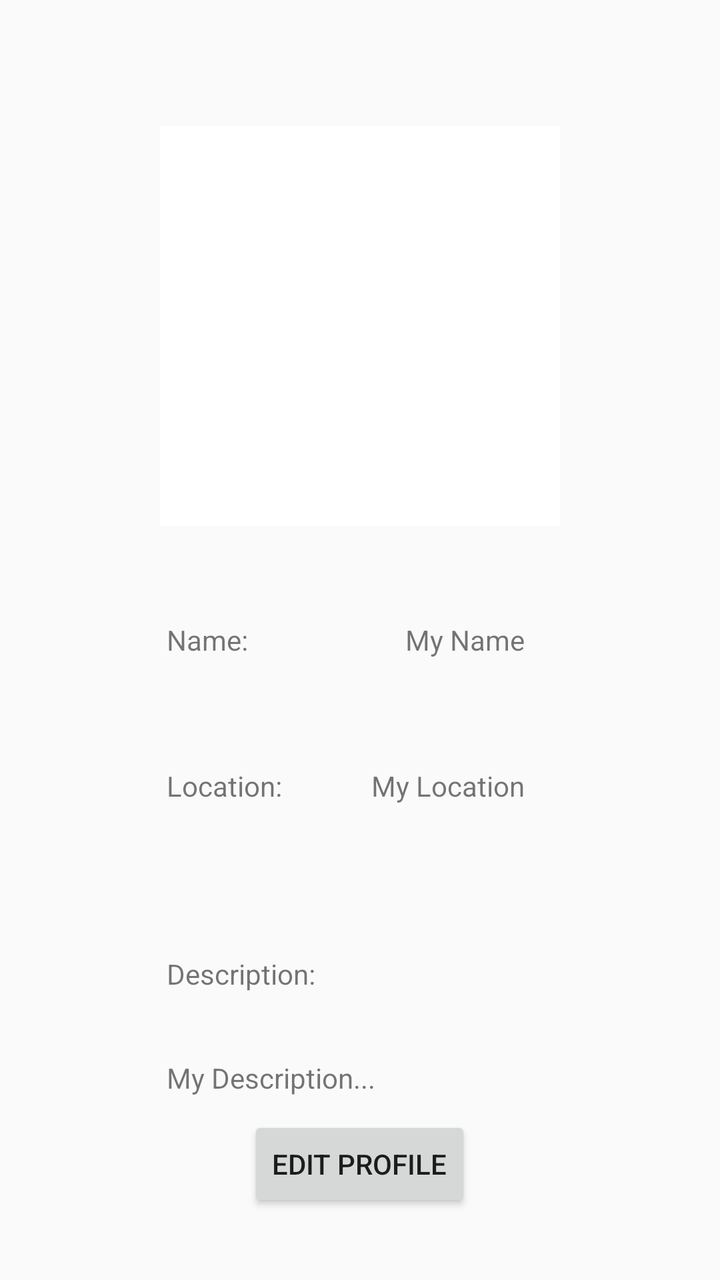
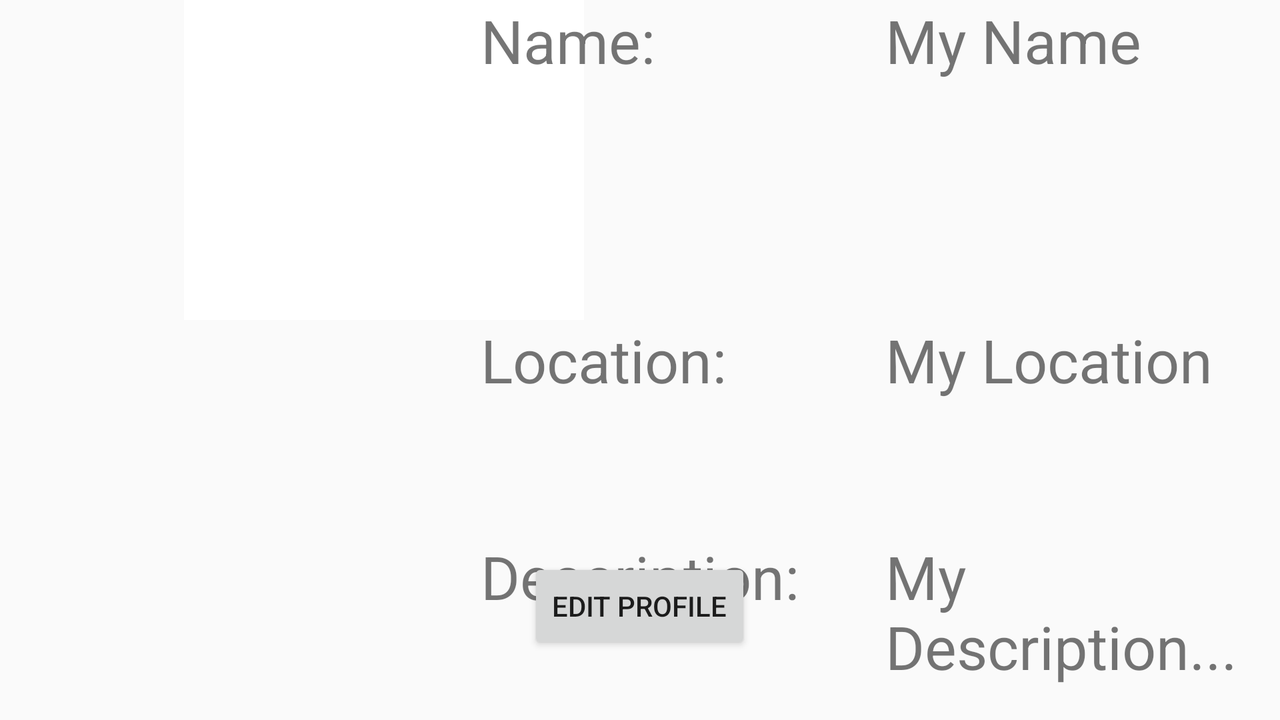

One screen, two layout resources from the same app: the default and the author's alternative for another configuration. Each is rendered where Android would select it; the XML of both is given below.
<!-- AndroidManifest.xml: application theme AppTheme -->
<!-- res/layout/activity_profile.xml -->
<?xml version="1.0" encoding="utf-8"?>
<RelativeLayout xmlns:android="http://schemas.android.com/apk/res/android"
    xmlns:app="http://schemas.android.com/apk/res-auto"
    xmlns:tools="http://schemas.android.com/tools"
    android:layout_width="match_parent"
    android:layout_height="match_parent"
    tools:context="com.unown.finalunown.ProfileActivity">


    <ImageView
        android:layout_width="200dp"
        android:layout_height="200dp"
        app:srcCompat="@android:color/background_light"
        android:id="@+id/profilePicture"
        android:layout_marginTop="63dp"
        android:layout_alignParentTop="true"
        android:layout_centerHorizontal="true" />


    <TextView
        android:id="@+id/nameLabelTextView"
        android:layout_width="wrap_content"
        android:layout_height="wrap_content"
        android:text="Name:"
        android:layout_alignBaseline="@+id/nameTextView"
        android:layout_alignBottom="@+id/nameTextView"
        android:layout_toStartOf="@+id/editButton" />

    <TextView
        android:id="@+id/locationLabelTextView"
        android:layout_width="wrap_content"
        android:layout_height="wrap_content"
        android:text="Location:"
        android:layout_marginTop="54dp"
        android:layout_below="@+id/nameLabelTextView"
        android:layout_alignStart="@+id/nameLabelTextView" />

    <TextView
        android:id="@+id/descriptionLabelTextView"
        android:layout_width="wrap_content"
        android:layout_height="wrap_content"
        android:text="Description:"
        android:layout_marginTop="75dp"
        android:layout_below="@+id/locationLabelTextView"
        android:layout_alignStart="@+id/locationLabelTextView" />

    <Button
        android:id="@+id/editButton"
        android:layout_width="wrap_content"
        android:layout_height="wrap_content"
        android:layout_alignParentBottom="true"
        android:layout_centerHorizontal="true"
        android:layout_marginBottom="34dp"
        android:text="Edit Profile"
        android:onClick="editProfile" />

    <TextView
        android:id="@+id/nameTextView"
        android:layout_width="wrap_content"
        android:layout_height="wrap_content"
        android:layout_centerVertical="true"
        android:layout_marginStart="15dp"
        android:layout_toEndOf="@+id/descriptionTextView"
        android:text="My Name" />

    <TextView
        android:id="@+id/locationTextView"
        android:layout_width="wrap_content"
        android:layout_height="wrap_content"
        android:layout_alignBottom="@+id/locationLabelTextView"
        android:layout_alignEnd="@+id/nameTextView"
        android:text="My Location" />

    <TextView
        android:id="@+id/descriptionTextView"
        android:layout_width="wrap_content"
        android:layout_height="wrap_content"
        android:layout_marginTop="52dp"
        android:text="My Description..."
        android:layout_alignTop="@+id/descriptionLabelTextView"
        android:layout_alignStart="@+id/descriptionLabelTextView" />

</RelativeLayout>
<!-- resources referenced by this layout -->
<resources>
  <style name="AppTheme" parent="Theme.AppCompat.Light.NoActionBar">
          
          <item name="colorPrimary">@color/colorPrimary</item>
          <item name="colorPrimaryDark">@color/colorPrimaryDark</item>
          <item name="colorAccent">@color/colorAccent</item>
      </style>
  <color name="colorPrimary">#607D8B</color>
  <color name="colorPrimaryDark">#fcfaf8</color>
  <color name="colorAccent">#278e10</color>
</resources>
<!-- res/layout-land/activity_profile.xml (the author's variant of the layout above) -->
<!-- drawn on the phone turned sideways -->
<?xml version="1.0" encoding="utf-8"?>
<RelativeLayout xmlns:android="http://schemas.android.com/apk/res/android"
    xmlns:app="http://schemas.android.com/apk/res-auto"
    xmlns:tools="http://schemas.android.com/tools"
    android:layout_width="match_parent"
    android:layout_height="match_parent"
    tools:context="com.unown.finalunown.ProfileActivity">


    <ImageView
        android:id="@+id/profilePicture"
        android:layout_width="200dp"
        android:layout_height="200dp"
        android:layout_above="@+id/editButton"
        android:layout_alignParentStart="true"
        android:layout_marginBottom="119dp"
        android:layout_marginStart="92dp"
        app:srcCompat="@android:color/background_light" />


    <TextView
        android:id="@+id/nameLabelTextView"
        android:layout_width="wrap_content"
        android:layout_height="wrap_content"
        android:layout_alignStart="@+id/descriptionLabelTextView"
        android:layout_alignTop="@+id/profilePicture"
        android:text="Name:"
        android:textSize="30dp" />

    <TextView
        android:id="@+id/locationLabelTextView"
        android:layout_width="wrap_content"
        android:layout_height="wrap_content"
        android:layout_alignStart="@+id/descriptionLabelTextView"
        android:layout_centerVertical="true"
        android:text="Location:"
        android:textSize="30dp" />

    <TextView
        android:id="@+id/descriptionLabelTextView"
        android:layout_width="wrap_content"
        android:layout_height="wrap_content"
        android:layout_alignBaseline="@+id/descriptionTextView"
        android:layout_alignBottom="@+id/descriptionTextView"
        android:layout_centerHorizontal="true"
        android:text="Description:"
        android:textSize="30dp" />

    <Button
        android:id="@+id/editButton"
        android:layout_width="wrap_content"
        android:layout_height="wrap_content"
        android:layout_alignParentBottom="true"
        android:layout_centerHorizontal="true"
        android:layout_marginBottom="33dp"
        android:onClick="editProfile"
        android:text="Edit Profile" />

    <TextView
        android:id="@+id/nameTextView"
        android:layout_width="wrap_content"
        android:layout_height="wrap_content"
        android:layout_alignBaseline="@+id/nameLabelTextView"
        android:layout_alignBottom="@+id/nameLabelTextView"
        android:layout_alignStart="@+id/locationTextView"
        android:text="My Name"
        android:textSize="30dp" />

    <TextView
        android:id="@+id/locationTextView"
        android:layout_width="wrap_content"
        android:layout_height="wrap_content"
        android:layout_alignBaseline="@+id/locationLabelTextView"
        android:layout_alignBottom="@+id/locationLabelTextView"
        android:layout_alignStart="@+id/descriptionTextView"
        android:text="My Location"
        android:textSize="30dp" />

    <TextView
        android:id="@+id/descriptionTextView"
        android:layout_width="wrap_content"
        android:layout_height="wrap_content"
        android:layout_below="@+id/locationTextView"
        android:layout_marginStart="43dp"
        android:layout_marginTop="68dp"
        android:layout_toEndOf="@+id/descriptionLabelTextView"
        android:text="My Description..."
        android:textSize="30dp" />

</RelativeLayout>
